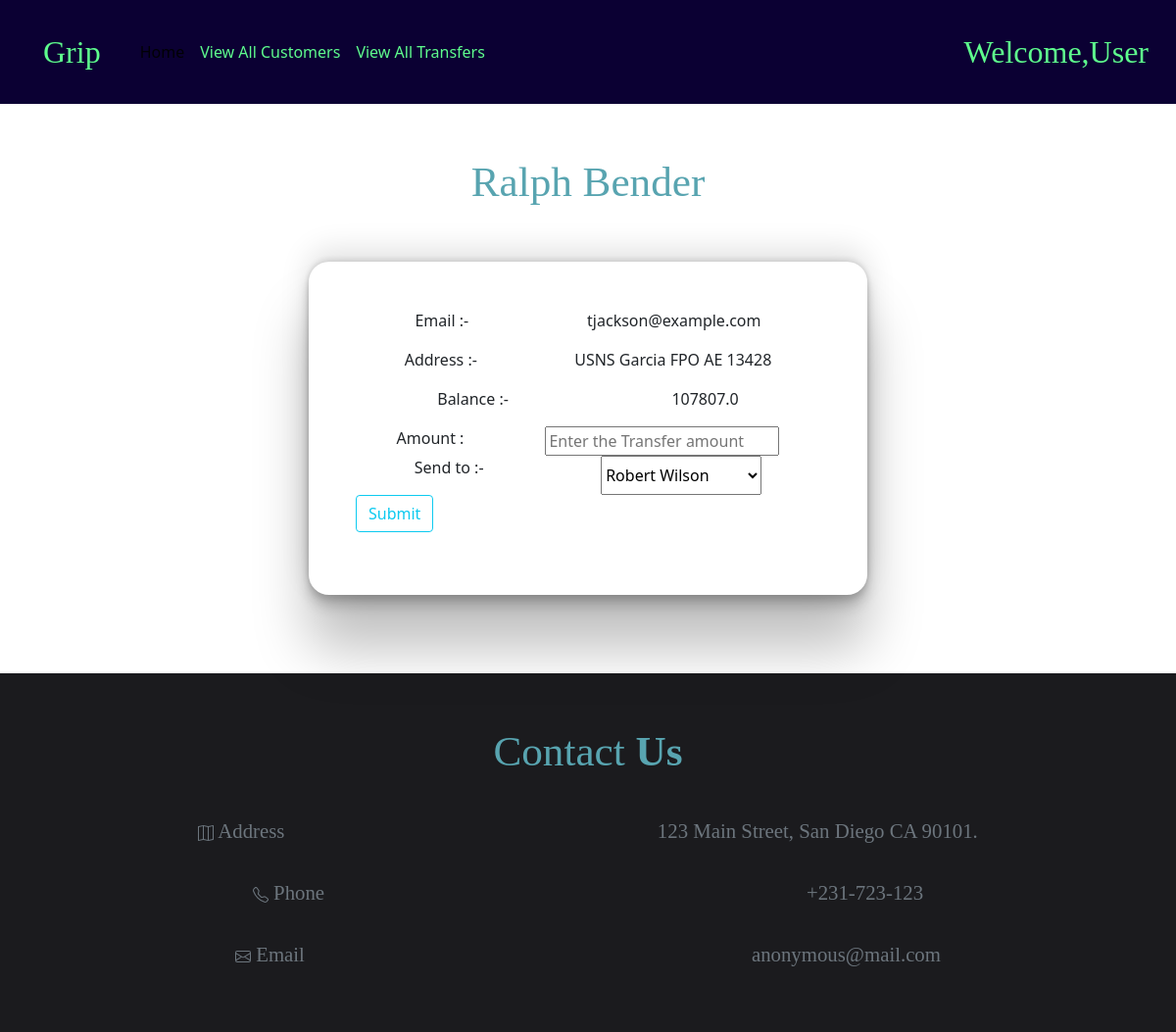
Screenshot of /transfer/4/ with the database file from the repository.
### bank_site/models.py (models this page shows)
class customers(models.Model):
    name = models.CharField(max_length=225)
    email = models.EmailField()
    address = models.TextField()
    balance = models.FloatField()

### bank_site/views.py (the view, shortened to what this page needs)
# urls.py: path('transfer/<int:pk>/',views.transfer,name="transfer"),
def transfer(request,pk):
    user = get_object_or_404(customers,pk=pk)
    cont = customers.objects.all()
    return render(request,'view_one.html',context={'customers':cont,'user':user})

### bank_site/templates/view_one.html (shortened to what this page needs)
<!DOCTYPE>
{% load static %}
<html>
    <head>
        <link href="https://cdn.jsdelivr.net/npm/bootstrap@5.1.3/dist/css/bootstrap.min.css" rel="stylesheet">
        <link rel="stylesheet" href="{% static 'css/view_all_css.css' %}">
    </head>
    <body>
        <nav class="navbar navbar-expand-lg navbar-light nav-bg-color nav-edit">
            <div class="container-fluid">
                <a class="navbar-brand nav-brand m-3 px-3" href="#">Grip</a>
                <div class="collapse navbar-collapse" id="na">
                    <div class="navbar-nav">
                      <a class="nav-link active" aria-current="page" href="#">Home</a>
                      <a class="nav-link nav-text-color" href="{% url 'bank_site:view_all' %}">View All Customers</a>
                        <a class="nav-link nav-text-color" href="{% url 'bank_site:all_transfers' %}">View All Transfers</a>
                    </div>
                </div>
                <div class="d-flex justify-content-end">
                    <a class="nav-link nav-brand" href="#">Welcome,User</a>
                </div>
            </div>
        </nav>
        <div class="container py-5">
            <div class="text-center">
                <p class="main-font">{{ user.name }}</p>
            </div>
            <div class="row d-flex justify-content-center">
                    <div class="view-all p-5">
                        <div class="d-flex justify-content-around">
                            <p>Email :- </p>
                            <p>{{ user.email }}</p>
                        </div>
                        <div class="d-flex justify-content-around">
                            <p>Address :- </p>
                            <p>{{ user.address }}</p>
                        </div>
                        <div class="d-flex justify-content-around">
                            <p>Balance :- </p>
                            <p>{{ user.balance }}</p>
                        </div>
                        <form method="POST">
                            <div class="d-flex justify-content-around">
                            <label for="amount">Amount :</label>
                            <input type="text" name="amount" placeholder="Enter the Transfer amount">
                        </div>
                        <div class="d-flex justify-content-around">
                            <p>Send to :- </p>
                            <select name="reciver">
                                {% for i in customers %}
                                  {% if i != user.name %}
                                     <option value="{{ i.id }}">{{ i.name }}</option>
                                  {% endif %}
                                {% endfor %}
                            </select>
                        </div>
                            <input type="submit" class="btn btn-outline-info" value="Submit">
                        </form>
                    </div>
            </div>
        </div>
        <div class="container-fluid py-5 footer-background">
            <div class="text-center">
                <p class="main-font">Contact <strong>Us</strong></p>
            </div>
            <div class="row">
                <div class="col">
                    <div class="d-flex justify-content-around text-muted pt-3">
                        <p class="sub-font">
                            Address
                        </p>
                        <p class="sub-font">
                            123 Main Street, San Diego CA 90101.
                        </p>
                    </div>
                    <div class="d-flex justify-content-around text-muted pt-3">
                        <p class="sub-font">
                            Phone
                        </p>
                        <p class="sub-font">
                            +231-723-123
                        </p>
                    </div>
                    <div class="d-flex justify-content-around text-muted pt-3">
                        <p class="sub-font">
                            Email
                        </p>
                        <p class="sub-font">
                            anonymous@mail.com
                        </p>
                    </div>
                </div>
            </div>
        </div>
    </body>
</html>

### static/css/view_all_css.css (style rules this page uses)
.view-all { background-color: #fff; box-shadow: rgba(0, 0, 0, 0.25) 0px 54px 55px, rgba(0, 0, 0, 0.12) 0px -12px 30px, rgba(0, 0, 0, 0.12) 0px 4px 6px, rgba(0, 0, 0, 0.17) 0px 12px 13px, rgba(0, 0, 0, 0.09) 0px -3px 5px; height: 50%; width: 50%; display: block; padding: 1em; margin: 2em; border-radius: 1.3rem; }
.main-font { font-family: 'Lobster', cursive; font-size: 2.7rem; color: #58A4B0; }
.sub-font { font-family: 'Dancing Script', cursive; font-size: 1.3rem; }
.nav-bg-color { background-color: #0B0033; }
.nav-brand { color: #5EFC8D !important; font-family: 'Lobster', cursive; font-size: 2rem; }
.nav-text-color { color: #5EFC8D !important; }
.footer-background { background-color: #1B1B1E; }

### rows the page displays
customers: name "Ralph Bender", email "tjackson@example.com", address "USNS Garcia FPO AE 13428", balance "107807.0"

### other values shown
form field reciver "Robert Wilson"
